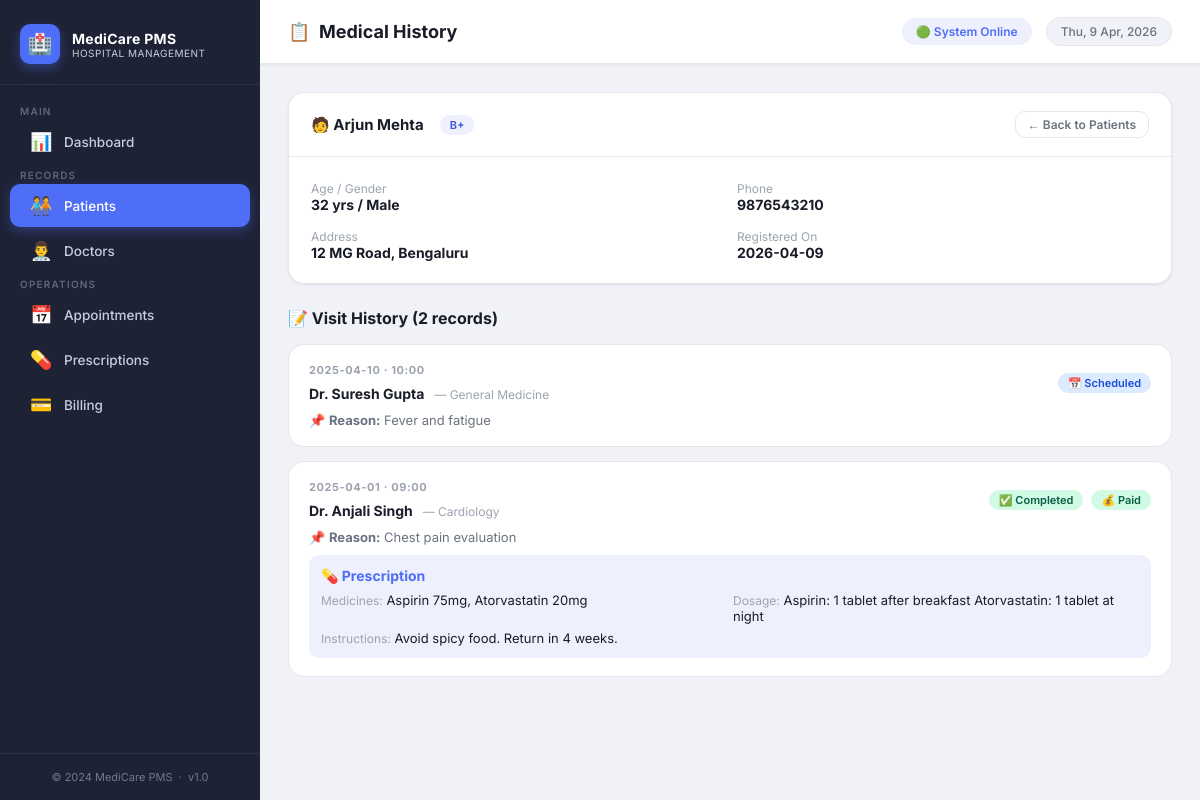
/patients/1/history, run on the app's committed database.
### tables this page shows
CREATE TABLE patients (
    patient_id   INTEGER PRIMARY KEY AUTOINCREMENT,
    name         TEXT    NOT NULL,
    age          INTEGER NOT NULL CHECK (age > 0 AND age < 150),
    gender       TEXT    NOT NULL CHECK (gender IN ('Male', 'Female', 'Other')),
    phone        TEXT    NOT NULL UNIQUE,
    address      TEXT    NOT NULL,
    blood_group  TEXT    NOT NULL CHECK (blood_group IN ('A+','A-','B+','B-','AB+','AB-','O+','O-')),
    created_at   TEXT    NOT NULL DEFAULT (datetime('now','localtime'))
);

CREATE TABLE appointments (
    appointment_id   INTEGER PRIMARY KEY AUTOINCREMENT,
    patient_id       INTEGER NOT NULL,
    doctor_id        INTEGER NOT NULL,
    appointment_date TEXT    NOT NULL,
    time_slot        TEXT    NOT NULL,
    status           TEXT    NOT NULL DEFAULT 'scheduled'
                             CHECK (status IN ('scheduled','cancelled','completed')),
    reason           TEXT    NOT NULL,
    FOREIGN KEY (patient_id) REFERENCES patients(patient_id) ON DELETE CASCADE,
    FOREIGN KEY (doctor_id)  REFERENCES doctors(doctor_id)   ON DELETE CASCADE,
    UNIQUE (doctor_id, appointment_date, time_slot)
);

CREATE TABLE doctors (
    doctor_id        INTEGER PRIMARY KEY AUTOINCREMENT,
    name             TEXT    NOT NULL,
    specialization   TEXT    NOT NULL,
    phone            TEXT    NOT NULL UNIQUE,
    email            TEXT    NOT NULL UNIQUE,
    schedule         TEXT    NOT NULL,
    consultation_fee REAL    NOT NULL CHECK (consultation_fee >= 0)
);

CREATE TABLE prescriptions (
    prescription_id  INTEGER PRIMARY KEY AUTOINCREMENT,
    appointment_id   INTEGER NOT NULL UNIQUE,
    medicines        TEXT    NOT NULL,
    dosage           TEXT    NOT NULL,
    instructions     TEXT,
    prescribed_date  TEXT    NOT NULL DEFAULT (date('now','localtime')),
    FOREIGN KEY (appointment_id) REFERENCES appointments(appointment_id) ON DELETE CASCADE
);

### app.py (the view)
@app.route('/patients/<int:patient_id>/history')
def patient_history(patient_id):
    patient = db.get_patient_by_id(patient_id)
    if not patient:
        abort(404)
    history = db.get_patient_medical_history(patient_id)
    return render_template('patient_history.html', patient=patient, history=history)

### database.py (called while the page is built)
def get_connection():
    conn = sqlite3.connect(DB_PATH)
    conn.row_factory = sqlite3.Row        # access columns by name
    conn.execute("PRAGMA foreign_keys = ON")
    return conn

def get_patient_by_id(patient_id):
    conn = get_connection()
    row = conn.execute(
        "SELECT * FROM patients WHERE patient_id = ?", (patient_id,)
    ).fetchone()
    conn.close()
    return row

### templates/patient_history.html (shortened to what this page needs)
{% extends "base.html" %}
{% block page_icon %}📋{% endblock %}
{% block page_title %}Medical History{% endblock %}
{% block content %}
<div class="card mb-3">
  <div class="card-header">
    <span class="card-title">
      🧑 {{ patient.name }}
      <span class="badge badge-primary" style="margin-left:8px">{{ patient.blood_group }}</span>
    </span>
    <a href="{{ url_for('patients') }}" class="btn btn-ghost btn-sm">← Back to Patients</a>
  </div>
  <div class="card-body">
    <div class="form-row">
      <div>
        <span class="text-muted">Age / Gender</span><br>
        <strong>{{ patient.age }} yrs / {{ patient.gender }}</strong>
      </div>
      <div>
        <span class="text-muted">Phone</span><br>
        <strong>{{ patient.phone }}</strong>
      </div>
      <div>
        <span class="text-muted">Address</span><br>
        <strong>{{ patient.address }}</strong>
      </div>
      <div>
        <span class="text-muted">Registered On</span><br>
        <strong>{{ patient.created_at[:10] }}</strong>
      </div>
    </div>
  </div>
</div>
<h3 style="margin-bottom:16px; font-size:16px;">📝 Visit History ({{ history|length }} records)</h3>
{% if history %}
  {% for visit in history %}
  <div class="history-card">
    <div style="display:flex; align-items:center; justify-content:space-between; flex-wrap:wrap; gap:10px;">
      <div>
        <div class="history-date">{{ visit.appointment_date }} · {{ visit.time_slot }}</div>
        <strong>{{ visit.doctor_name }}</strong>
        <span class="text-muted" style="margin-left:6px">— {{ visit.specialization }}</span>
      </div>
      <div style="display:flex; gap:8px; flex-wrap:wrap; align-items:center;">
        {% if visit.status == 'scheduled' %}
          <span class="badge badge-info">📅 Scheduled</span>
        {% elif visit.status == 'completed' %}
          <span class="badge badge-success">✅ Completed</span>
        {% else %}
          <span class="badge badge-danger">❌ Cancelled</span>
        {% endif %}
        {% if visit.payment_status == 'paid' %}
          <span class="badge badge-success">💰 Paid</span>
        {% elif visit.payment_status == 'pending' %}
          <span class="badge badge-warning">⏳ Pending ₹{{ visit.total_amount }}</span>
        {% endif %}
      </div>
    </div>
    <div style="margin-top:10px; color:var(--text-secondary); font-size:13px;">
      📌 <strong>Reason:</strong> {{ visit.reason }}
    </div>
    {% if visit.medicines %}
    <div style="margin-top:10px; background:var(--primary-light); border-radius:var(--radius-md); padding:12px;">
      <strong style="color:var(--primary)">💊 Prescription</strong>
      <div style="margin-top:8px; font-size:13px; display:grid; grid-template-columns:1fr 1fr; gap:6px;">
        <div><span class="text-muted">Medicines:</span> {{ visit.medicines }}</div>
        <div><span class="text-muted">Dosage:</span> {{ visit.dosage }}</div>
        {% if visit.instructions %}
        <div style="grid-column:1/-1"><span class="text-muted">Instructions:</span> {{ visit.instructions }}</div>
        {% endif %}
      </div>
    </div>
    {% endif %}
  </div>
  {% endfor %}
{% else %}
  <div class="empty-state">
    <div class="empty-icon">📋</div>
    <p>No visit history found for this patient.</p>
    <a href="{{ url_for('appointments') }}" class="btn btn-primary mt-2">Book First Appointment</a>
  </div>
{% endif %}
{% endblock %}

### static/style.css (style rules this page uses)
:root { --primary: #4f6ef7; --primary-dark: #3b55d4; --primary-light: #eef0fe; --secondary: #10b981; --secondary-light:#d1fae5; --danger: #ef4444; --danger-light: #fee2e2; --warning: #f59e0b; --warning-light: #fef3c7; --info: #3b82f6; --info-light: #dbeafe; --bg: #f0f2f8; --surface: #ffffff; --sidebar-bg: #1e2235; --sidebar-text: #c7cde0; --sidebar-hover: #2d3452; --sidebar-active: #4f6ef7; --sidebar-width: 260px; --text-primary: #1a1d29; --text-secondary: #6b7280; --text-muted: #9ca3af; --border: #e5e7eb; --border-focus: #4f6ef7; --radius-sm: 6px; --radius-md: 10px; --radius-lg: 16px; --radius-xl: 24px; --shadow-sm: 0 1px 3px rgba(0,0,0,.08); --shadow-md: 0 4px 16px rgba(0,0,0,.10); --shadow-lg: 0 8px 32px rgba(0,0,0,.14); --transition: all .22s cubic-bezier(.4,0,.2,1); }
*, *::before, *::after { box-sizing: border-box; margin: 0; padding: 0; }
html { scroll-behavior: smooth; }
body { font-family: 'Inter', system-ui, sans-serif; font-size: 14px; background: var(--bg); color: var(--text-primary); min-height: 100vh; display: flex; }
a { text-decoration: none; color: inherit; }
.card { background: var(--surface); border-radius: var(--radius-lg); border: 1px solid var(--border); box-shadow: var(--shadow-sm); overflow: hidden; }
.card-header { display: flex; align-items: center; justify-content: space-between; padding: 18px 22px; border-bottom: 1px solid var(--border); }
.card-title { font-size: 15px; font-weight: 700; color: var(--text-primary); display: flex; align-items: center; gap: 8px; }
.card-body { padding: 22px; }
.badge { display: inline-flex; align-items: center; gap: 5px; padding: 3px 10px; border-radius: 999px; font-size: 11px; font-weight: 600; text-transform: capitalize; white-space: nowrap; }
.badge-success { background: var(--secondary-light); color: #065f46; }
.badge-info { background: var(--info-light); color: #1d4ed8; }
.badge-primary { background: var(--primary-light); color: var(--primary-dark); }
.btn { display: inline-flex; align-items: center; gap: 7px; padding: 9px 18px; border-radius: var(--radius-md); font-size: 13px; font-weight: 600; border: none; cursor: pointer; transition: var(--transition); white-space: nowrap; }
.btn-ghost { background: transparent; color: var(--text-secondary); border: 1px solid var(--border); }
.btn-sm { padding: 5px 12px; font-size: 12px; }
.form-row { display: grid; grid-template-columns: 1fr 1fr; gap: 14px; }
.history-card { border: 1px solid var(--border); border-radius: var(--radius-lg); padding: 18px 20px; margin-bottom: 14px; background: var(--surface); transition: var(--transition); }
.history-date { font-size: 11px; font-weight: 700; text-transform: uppercase; letter-spacing: .6px; color: var(--text-muted); margin-bottom: 8px; }
.mb-3 { margin-bottom: 24px; }
.text-muted { color: var(--text-muted); font-size: 12px; }

### data on the page
patients: name "Arjun Mehta", blood_group "B+", age "32", gender "Male", phone "9876543210", address "12 MG Road, Bengaluru", created_at "2026-04-09"
appointments: appointment_date "2025-04-10", time_slot "10:00", doctor_name "Dr. Suresh Gupta", specialization "General Medicine", status "📅 Scheduled", reason "Fever and fatigue"
prescriptions: appointment_date "2025-04-01", time_slot "09:00", doctor_name "Dr. Anjali Singh", specialization "Cardiology", shows "✅ Completed", shows "💰 Paid", reason "Chest pain evaluation", medicines "Aspirin 75mg, Atorvastatin 20mg", dosage "Aspirin: 1 tablet after breakfast Atorvastatin: 1 tablet at night", instructions "Avoid spicy food. Return in 4 weeks."

### other printed values
{{ history|length }} "2"
